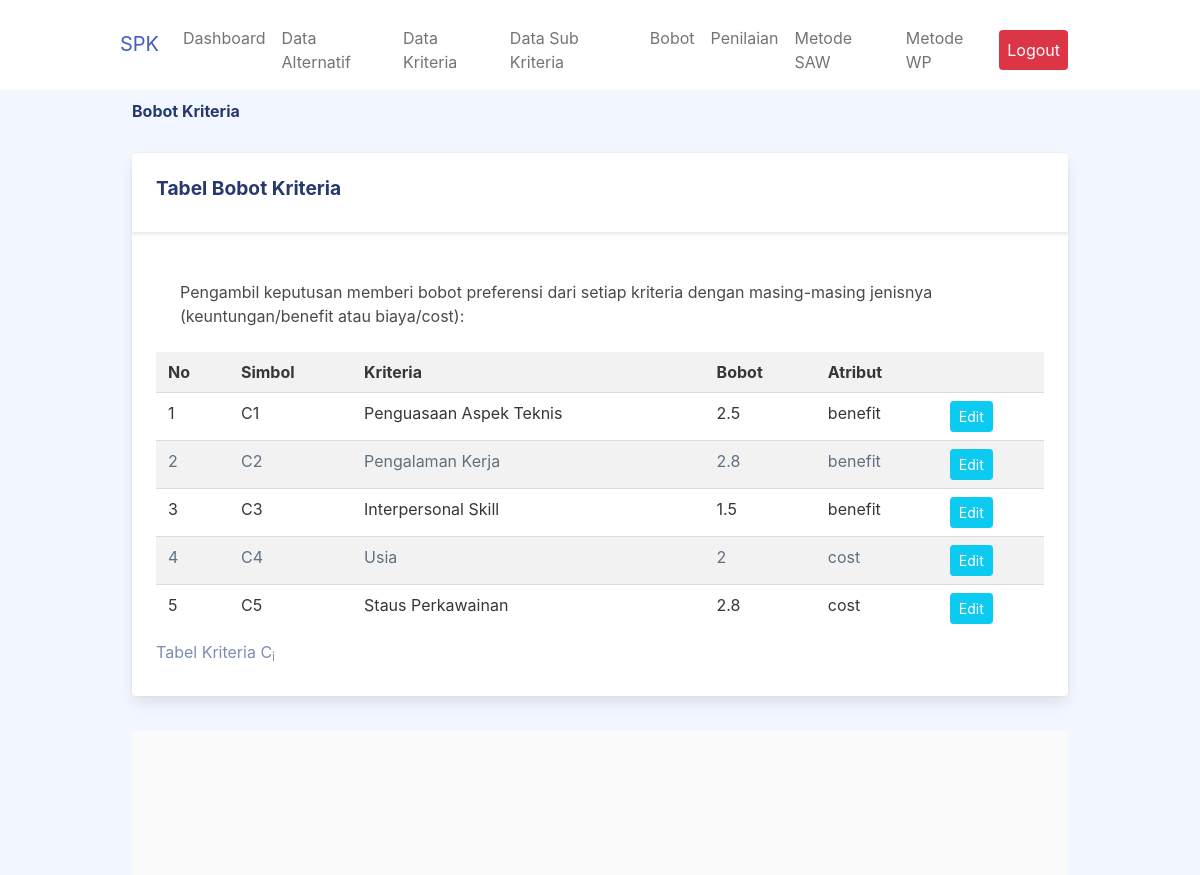
The app's page /bobot.php (signed in), older data.
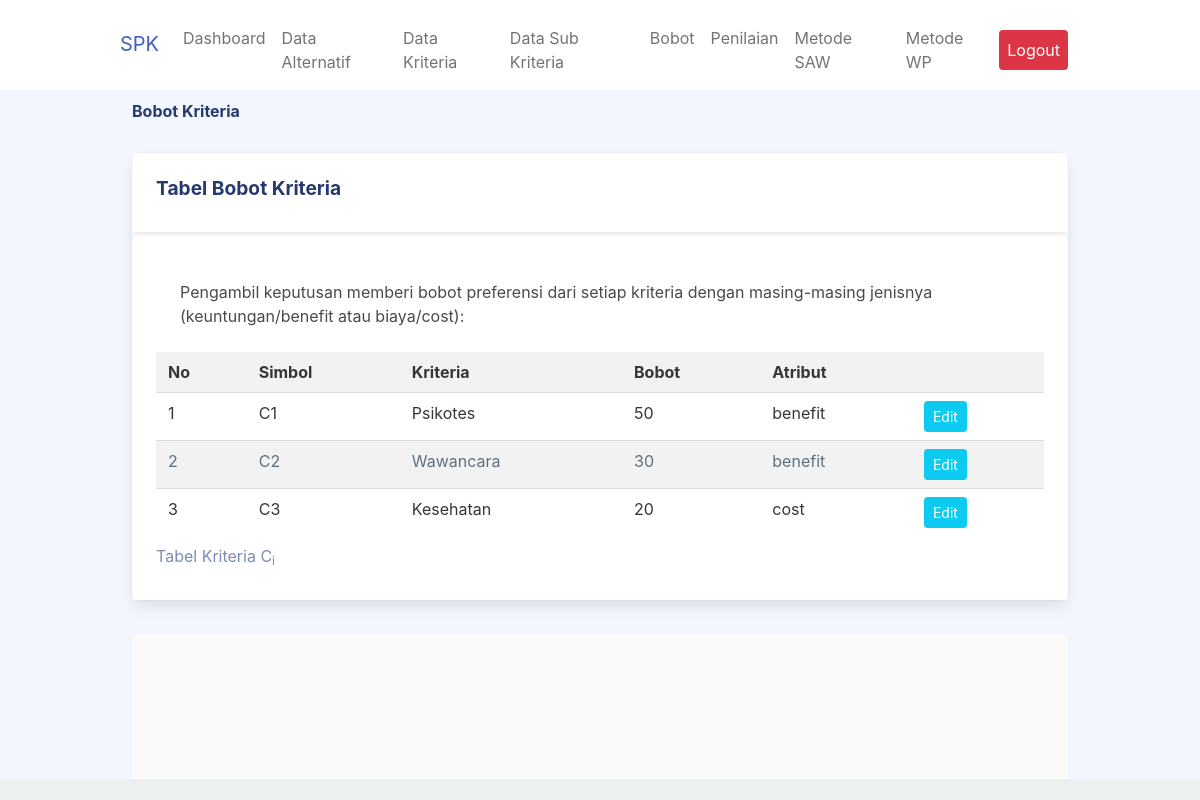
The same page, newer data.
### tables this page shows
CREATE TABLE `saw_criterias` (
  `id_criteria` tinyint(3) UNSIGNED NOT NULL,
  `criteria` varchar(100) NOT NULL,
  `weight` float NOT NULL,
  `attribute` set('benefit','cost') DEFAULT NULL
);

### bobot.php (the view, shortened to what this page needs)
<!DOCTYPE html>
<html lang="en">
  <?php
require "layout/head.php";
require "include/conn.php";
?>
  <body>
    <div id="app">
      <?php require "layout/sidebar.php";?>
      <div class="container">
        <div class="page-heading">
          <h3>Bobot Kriteria</h3>
        </div>
        <div class="page-content">
          <section class="row">
            <div class="col-12">
              <div class="card">
                <div class="card-header">
                  <h4 class="card-title">Tabel Bobot Kriteria</h4>
                </div>
                <div class="card-content">
                  <div class="card-body">
                    <p class="card-text">Pengambil keputusan memberi bobot preferensi dari setiap kriteria dengan
                      masing-masing jenisnya (keuntungan/benefit atau biaya/cost):</p>
                  </div>
                  <div class="table-responsive">
                    <table class="table table-striped mb-0">
                    <caption>
    Tabel Kriteria C<sub>i</sub>
  </caption>
  <tr>
    <th>No</th>
    <th>Simbol</th>
    <th>Kriteria</th>
    <th>Bobot</th>
    <th colspan="2">Atribut</th>
  </tr>
  <?php
$sql = 'SELECT id_criteria,criteria,weight,attribute FROM saw_criterias';
$result = $db->query($sql);
$i = 0;
while ($row = $result->fetch_object()) {
    echo "<tr>
        <td class='right'>" . (++$i) . "</td>
        <td class='center'>C{$i}</td>
        <td>{$row->criteria}</td>
        <td>{$row->weight}</td>
        <td>{$row->attribute}</td>
        <td>
            <a href='bobot-edit.php?id={$row->id_criteria}' class='btn btn-info btn-sm'>Edit</a>
            </td>
      </tr>\n";
}
?>
                    </table>
                  </div>
                </div>
              </div>
            </div>
          </section>
        </div>
        <?php require "layout/footer.php";?>
      </div>
    </div>
  </body>
</html>

Row changes from the older to the newer data that the page shows:
removed saw_criterias: criteria "Interpersonal Skill", weight "1.5", attribute "benefit"
removed saw_criterias: criteria "Usia", weight "2", attribute "cost"
removed saw_criterias: criteria "Staus Perkawainan", weight "2.8", attribute "cost"
changed saw_criterias: criteria "Penguasaan Aspek Teknis" → "Psikotes"; weight "2.5" → "50"
changed saw_criterias: criteria "Pengalaman Kerja" → "Wawancara"; weight "2.8" → "30"
added saw_criterias: criteria "Kesehatan", weight "20", attribute "cost"
